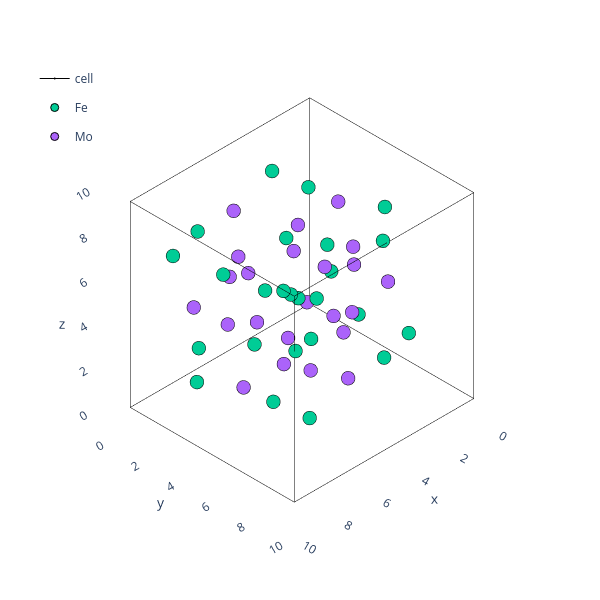

Notebook code for this chart:
### Code cell
theatoms=binaries_predict['R']['Atoms'].atoms.sample(n=1).iloc[0]
plotting.plotly_atoms(theatoms)

### Figure 1 — Plotly figure (JSON) as saved in the notebook; plotly's stock layout.template omitted (floating-point values rounded to 4 significant figures)
{"data": [{"hoverinfo": "skip", "legendgroup": "cell", "line": {"color": "black", "width": 1}, "marker": {"size": 0.01}, "name": "cell", "showlegend": false, "type": "scatter3d", "x": [0.0, 9.29], "y": [0, 0], "z": [0, 0]}, {"hoverinfo": "skip", "legendgroup": "cell", "line": {"color": "black", "width": 1}, "marker": {"size": 0.01}, "name": "cell", "showlegend": false, "type": "scatter3d", "x": [0, 0], "y": [0.0, 9.303], "z": [0, 0]}, {"hoverinfo": "skip", "legendgroup": "cell", "line": {"color": "black", "width": 1}, "marker": {"size": 0.01}, "name": "cell", "showlegend": false, "type": "scatter3d", "x": [0, 0], "y": [0, 0], "z": [0.0, 9.289]}, {"hoverinfo": "skip", "legendgroup": "cell", "line": {"color": "black", "width": 1}, "marker": {"size": 0.01}, "name": "cell", "showlegend": false, "type": "scatter3d", "x": [9.29, 9.29], "y": [0.0, 9.303], "z": [0, 0]}, {"hoverinfo": "skip", "legendgroup": "cell", "line": {"color": "black", "width": 1}, "marker": {"size": 0.01}, "name": "cell", "showlegend": false, "type": "scatter3d", "x": [0.0, 9.29], "y": [9.303, 9.303], "z": [0, 0]}, {"hoverinfo": "skip", "legendgroup": "cell", "line": {"color": "black", "width": 1}, "marker": {"size": 0.01}, "name": "cell", "showlegend": false, "type": "scatter3d", "x": [9.29, 9.29], "y": [9.303, 9.303], "z": [0.0, 9.289]}, {"hoverinfo": "skip", "legendgroup": "cell", "line": {"color": "black", "width": 1}, "marker": {"size": 0.01}, "name": "cell", "showlegend": false, "type": "scatter3d", "x": [9.29, 9.29], "y": [0, 0], "z": [0.0, 9.289]}, {"hoverinfo": "skip", "legendgroup": "cell", "line": {"color": "black", "width": 1}, "marker": {"size": 0.01}, "name": "cell", "showlegend": false, "type": "scatter3d", "x": [0, 0], "y": [9.303, 9.303], "z": [0.0, 9.289]}, {"hoverinfo": "skip", "legendgroup": "cell", "line": {"color": "black", "width": 1}, "marker": {"size": 0.01}, "name": "cell", "showlegend": false, "type": "scatter3d", "x": [0.0, 9.29], "y": [0, 0], "z": [9.289, 9.289]}, {"hoverinfo": "skip", "legendgroup": "cell", "line": {"color": "black", "width": 1}, "marker": {"size": 0.01}, "name": "cell", "showlegend": false, "type": "scatter3d", "x": [0, 0], "y": [0.0, 9.303], "z": [9.289, 9.289]}, {"hoverinfo": "skip", "legendgroup": "cell", "line": {"color": "black", "width": 1}, "marker": {"size": 0.01}, "name": "cell", "showlegend": false, "type": "scatter3d", "x": [0.0, 9.29], "y": [9.303, 9.303], "z": [9.289, 9.289]}, {"hoverinfo": "skip", "legendgroup": "cell", "line": {"color": "black", "width": 1}, "marker": {"size": 0.01}, "name": "cell", "showlegend": true, "type": "scatter3d", "x": [9.29, 9.29], "y": [0.0, 9.303], "z": [9.289, 9.289]}, {"hovertext": ["Fe0", "Fe1", "Fe2", "Fe3", "Fe4", "Fe5", "Fe6", "Fe7", "Fe8", "Fe9", "Fe10", "Fe11", "Fe12", "Fe13", "Fe14", "Fe15", "Fe16", "Fe17", "Fe18", "Fe19", "Fe20", "Fe21", "Fe22", "Fe23", "Fe24", "Fe25", "Fe26"], "marker": {"line": {"color": "black", "width": 1}}, "mode": "markers", "name": "Fe", "type": "scatter3d", "x": [5.922, 3.61, 8.235, 2.027, 7.272, 2.624, 9.818, 4.573, 9.221, 2.672, 1.141, 3.135, 9.172, 10.7, 8.71, 5.009, 1.871, 2.592, 6.836, 9.973, 9.252, 4.047, 9.155, 2.947, 7.798, 2.69, 8.898], "y": [5.412, 3.301, 7.524, 2.139, 1.672, 7.086, 8.686, 9.153, 3.739, 2.998, 2.461, 0.8983, 7.827, 8.364, 9.927, 2.347, 4.81, 1.502, 8.478, 6.014, 9.323, 2.292, 3.625, 8.838, 8.533, 7.2, 1.987], "z": [5.892, 3.595, 8.19, 7.267, 2.432, 2.158, 4.517, 9.352, 9.627, 1.145, 3.175, 2.596, 10.64, 8.61, 9.188, 1.775, 2.679, 4.968, 10.01, 9.105, 6.816, 9.087, 2.747, 4.23, 2.697, 9.037, 7.554]}, {"hovertext": ["Mo0", "Mo1", "Mo2", "Mo3", "Mo4", "Mo5", "Mo6", "Mo7", "Mo8", "Mo9", "Mo10", "Mo11", "Mo12", "Mo13", "Mo14", "Mo15", "Mo16", "Mo17", "Mo18", "Mo19", "Mo20", "Mo21", "Mo22", "Mo23", "Mo24", "Mo25"], "marker": {"line": {"color": "black", "width": 1}}, "mode": "markers", "name": "Mo", "type": "scatter3d", "x": [2.581, 7.9, 4.972, 9.264, 3.945, 6.872, 6.086, 4.014, 4.071, 5.759, 7.831, 7.774, 6.809, 3.504, 6.378, 5.035, 8.341, 5.467, 4.51, 1.554, 5.198, 7.335, 10.29, 6.647, 0.8821, 10.96], "y": [4.434, 2.072, 7.618, 6.391, 8.753, 3.207, 3.671, 5.741, 3.544, 7.154, 5.084, 7.281, 5.986, 6.341, 2.929, 4.839, 4.484, 7.896, 4.987, 4.158, 1.147, 5.838, 6.667, 9.678, 0.8027, 10.02], "z": [7.951, 4.77, 2.652, 3.833, 7.015, 9.133, 3.924, 4.118, 6.062, 7.86, 7.667, 5.722, 3.464, 6.453, 6.686, 8.321, 5.331, 5.099, 1.564, 5.277, 4.366, 10.22, 6.507, 7.418, 0.892, 10.89]}], "layout": {"height": 600, "legend": {"x": 0.05, "xanchor": "left", "y": 0.9, "yanchor": "top"}, "margin": {"b": 5, "l": 5, "r": 0.5, "t": 5}, "scene": {"aspectmode": "data", "camera": {"projection": {"type": "orthographic"}}, "xaxis": {"range": [-0.929, 10.22], "showbackground": false, "showgrid": false}, "yaxis": {"range": [-0.9303, 10.23], "showbackground": false, "showgrid": false}, "zaxis": {"range": [-0.9289, 10.22], "showbackground": false, "showgrid": false}}, "width": 600}}
